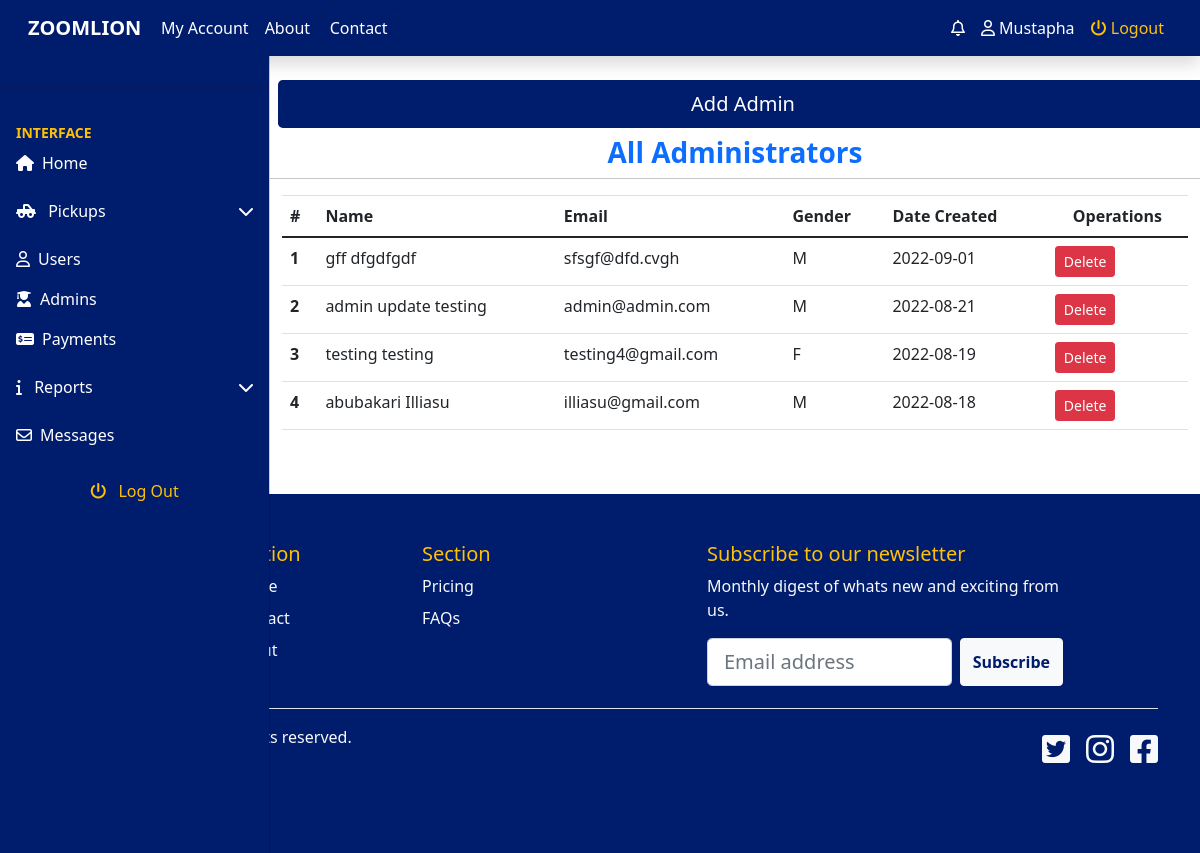
Page /admin/admins.php (signed in) on the earlier database version.
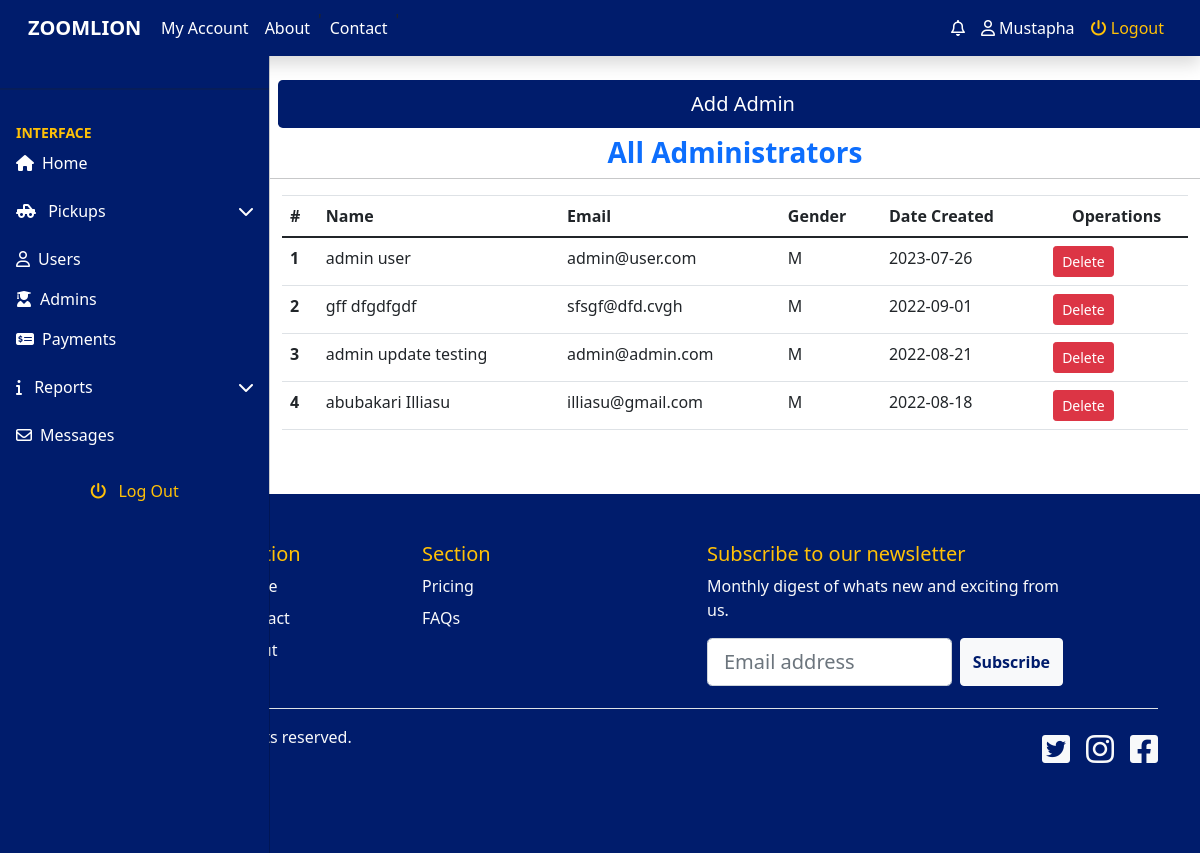
Same page on the later database version.
### tables this page shows
CREATE TABLE `userstable` (
  `id` int(11) NOT NULL,
  `email` varchar(255) NOT NULL,
  `surname` varchar(255) NOT NULL,
  `firstname` varchar(255) NOT NULL,
  `gender` varchar(10) NOT NULL,
  `phone` varchar(15) NOT NULL,
  `password` varchar(255) NOT NULL,
  `token` varchar(255) NOT NULL,
  `role` tinyint(4) NOT NULL DEFAULT 0,
  `date_created` date NOT NULL DEFAULT current_timestamp()
);

### admin/admins.php (the view, shortened to what this page needs)
<?php
    include_once '../includes/header.php';
    include_once 'side_panel.php';
?>
<main class="mt-5 pt-3">
    <div class="container">
        <div class="row">
            <div class="mt-2 text-center">
                <div class="row">
                    <a href="admins_operations.php?operation=add_admin" class="btn btn-zoom btn-block btn-lg m-2">Add Admin</a>
                </div>
            </div>
            <h3 class="text-center text-primary fw-bold">All Administrators</h3>
            <hr>
            <div>
                <table class="table table-hover">
                    <thead>
                        <tr>
                            <th>#</th>
                            <th>Name</th>
                            <th>Email</th>
                            <th>Gender</th>
                            <th>Date Created</th>
                            <th colspan="" class="text-center">Operations</th>
                        </tr>
                    </thead>
                    <tbody>
                        <?php
                            $sql = "SELECT * FROM userstable WHERE role = 1 ORDER BY id DESC";
                            $result = mysqli_query($con, $sql);
                            $count = 1;
                            while($data = mysqli_fetch_array($result)){
                                $name = $data['surname'].' '.$data['firstname'];
                        ?>
                        <tr>
                            <th><?= $count; ?></th>
                            <td><?= $name; ?></td>
                            <td><?= $data['email']; ?></td>
                            <td><?= $data['gender']; ?></td>
                            <td><?= $data['date_created']; ?></td>
                            <td><button type="button" class="btn btn-sm btn-danger deleteBtn">Delete</button></td>
                        </tr>
                        <?php
                            $count++;
                            }
                        ?>
                    </tbody>
                </table>
            </div>
        </div>
    </div>
</main>
<?php
    include_once '../includes/footer.php';
?>

Differences in the rows shown:
removed userstable: name "testing testing", email "testing4@gmail.com", gender "F", date_created "2022-08-19"
added userstable: name "admin user", email "admin@user.com", gender "M", date_created "2023-07-26"
